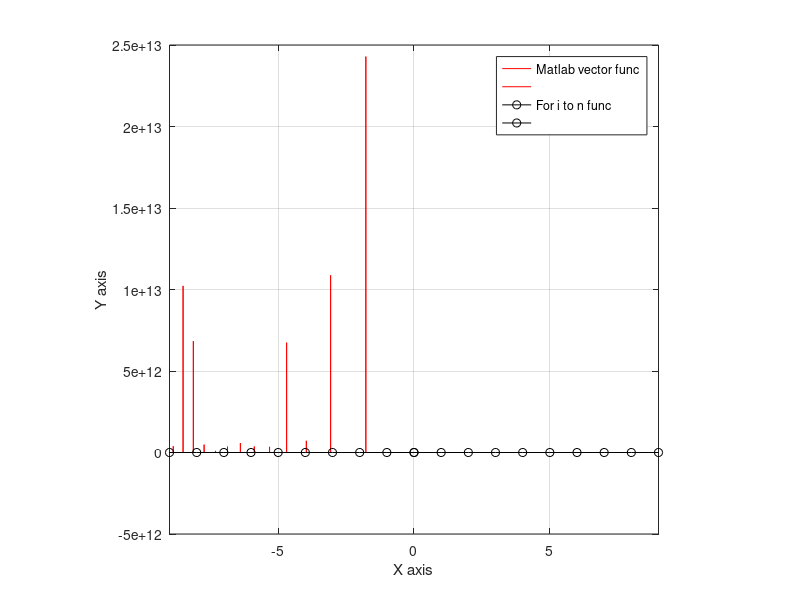

This chart was generated by the following MATLAB code:
%zadanie 1
x1 = -3:0.0001:3;
y1 = sin(x1)+cos(x1);
y2 = cos(x1)+x1.^2;
y22 = x1.^2+log10(x1);
plot(x1, y1, '-r', x1, y22, '-b', x1, y2, '-g');
legend('y1 = sin(x)+cos(x)', 'y2 = cos(x)+x^2', 'y3 = x^2+log10(x)');
axis square;
grid on;
str = input('Input close to close zadanie 1 ');
clf;


%zadanie 2
x1 = 0; x11 = 0; x2 = -10:0.000001:0; x22 = 0:0.000001:10;
y1 = 0; y11 = 0; y2 = 0; y22 = 0;
for i = 1:11
x1 (i)= -11+i;
end
for i = 1:11
x11(i) = -1+i;
end
y1 = (3+sin(2.*x1))./(1+cos(x1.^2)); y2 = (3+sin(2.*x2))./(1+cos(x2.^2));
y11 = (2.*x11)+(sin(x11.^2))/(3+x11); y22 = (2.*x22)+(sin(x22.^2))/(3+x22);
plot(x2, y2, '-r', x22, y22, '-r', x1, y1, '-ok', x11, y11, '-ok');
legend('Matlab vector func','','For i to n func','');
axis square;
grid on;
xlim([-9, 9]);
xlabel('X axis');
ylabel('Y axis');







